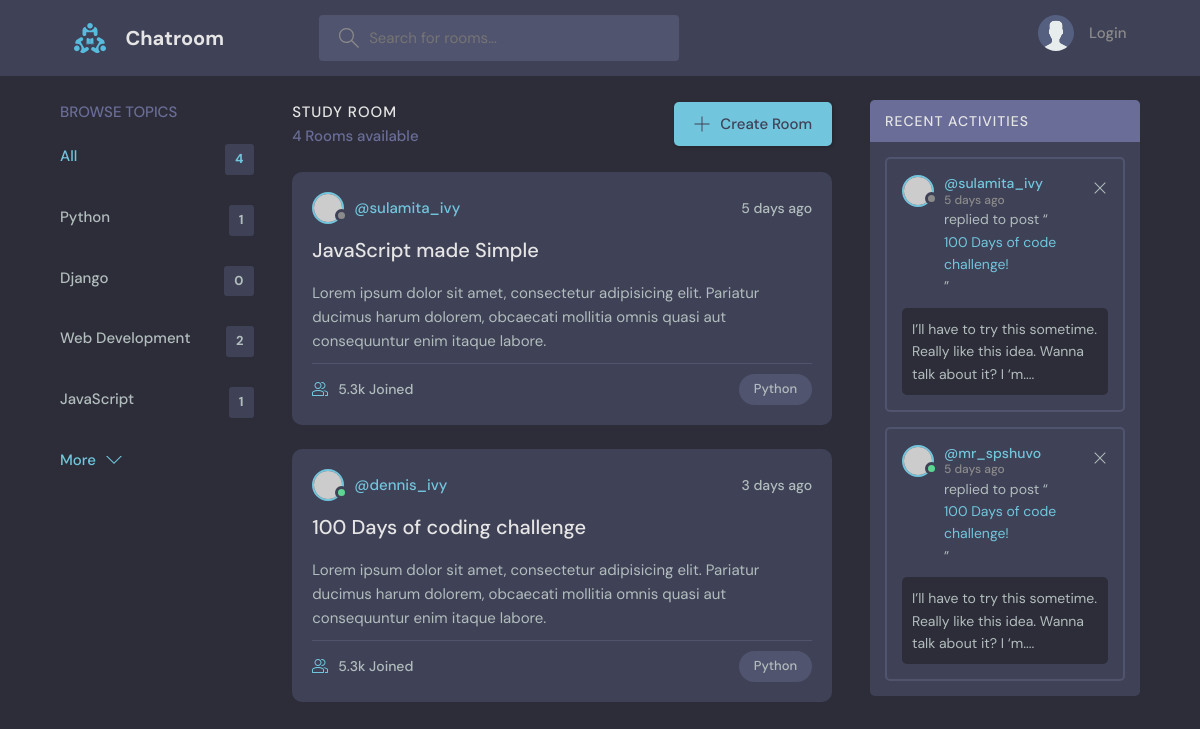
The page / on the database its author committed.
### base/models.py (models this page shows, shortened)
class Topic(models.Model):
    name = models.CharField(max_length=200)

### base/views.py (the view)
# urls.py: path('', views.home, name="home"),  # here keeping name="home" is a good practice
def home(request):
    q= request.GET.get('q') if request.GET.get('q') != None else ''
    rooms1 = Room.objects.filter(
        Q(topic__name__icontains=q) |
        Q(name__icontains=q) |
        Q(description__icontains=q)
        )
    topics = Topic.objects.all()
    room_count = rooms1.count()
    room_messages = Message.objects.filter(Q(room__topic__name__icontains=q))
    context = {'rooms': rooms1, 'topics': topics, 'room_count':room_count,
    'room_messages': room_messages}
    return render(request, 'base/home.html', context)

### base/templates/base/home.html (shortened to what this page needs)
{% extends 'main.html' %}
{% block content %}
    <main class="layout layout--3">
      <div class="container">
        {% include 'base/topics_component.html' %}
        <div class="roomList">
          <div class="roomList__header">
            <div>
              <h2>Study Room</h2>
              <p>{{room_count}} Rooms available</p>
            </div>
            <a class="btn btn--main" href="create-room.html">
              <svg version="1.1" xmlns="http://www.w3.org/2000/svg" width="32" height="32" viewBox="0 0 32 32">
                <title>add</title>
                <path
                  d="M16.943 0.943h-1.885v14.115h-14.115v1.885h14.115v14.115h1.885v-14.115h14.115v-1.885h-14.115v-14.115z"
                ></path>
              </svg>
              Create Room
            </a>
          </div>
          <div class="roomListRoom">
            <div class="roomListRoom__header">
              <a href="profile.html" class="roomListRoom__author">
                <div class="avatar avatar--small">
                  <img src="https://randomuser.me/api/portraits/women/11.jpg" />
                </div>
                <span>@sulamita_ivy</span>
              </a>
              <div class="roomListRoom__actions">
                <span>5 days ago</span>
              </div>
            </div>
            <div class="roomListRoom__content">
              <a href="room.html">JavaScript made Simple</a>
              <p>
                Lorem ipsum dolor sit amet, consectetur adipisicing elit. Pariatur ducimus harum dolorem, obcaecati
                mollitia omnis quasi aut consequuntur enim itaque labore.
              </p>
            </div>
            <div class="roomListRoom__meta">
              <a href="room.html" class="roomListRoom__joined">
                5.3k Joined
              </a>
              <p class="roomListRoom__topic">Python</p>
            </div>
          </div>
          <div class="roomListRoom">
            <div class="roomListRoom__header">
              <a href="profile.html" class="roomListRoom__author">
                <div class="avatar avatar--small active">
                  <img src="https://randomuser.me/api/portraits/men/11.jpg" />
                </div>
                <span>@dennis_ivy</span>
              </a>
              <div class="roomListRoom__actions">
                <span>3 days ago</span>
              </div>
            </div>
            <div class="roomListRoom__content">
              <a href="room.html">100 Days of coding challenge</a>
              <p>
                Lorem ipsum dolor sit amet, consectetur adipisicing elit. Pariatur ducimus harum dolorem, obcaecati
                mollitia omnis quasi aut consequuntur enim itaque labore.
              </p>
            </div>
            <div class="roomListRoom__meta">
              <a class="roomListRoom__joined">
                5.3k Joined
              </a>
              <p class="roomListRoom__topic">Python</p>
            </div>
          </div>
        </div>
        <div class="activities">
          <div class="activities__header">
            <h2>Recent Activities</h2>
          </div>
          <div class="activities__box">
            <div class="activities__boxHeader roomListRoom__header">
              <a href="profile.html" class="roomListRoom__author">
                <div class="avatar avatar--small">
                  <img src="https://randomuser.me/api/portraits/women/11.jpg" />
                </div>
                <p>
                  @sulamita_ivy
                  <span>5 days ago</span>
                </p>
              </a>
              <div class="roomListRoom__actions">
                <a href="#">
                  <svg version="1.1" xmlns="http://www.w3.org/2000/svg" width="32" height="32" viewBox="0 0 32 32">
                    <title>remove</title>
                    <path
                      d="M27.314 6.019l-1.333-1.333-9.98 9.981-9.981-9.981-1.333 1.333 9.981 9.981-9.981 9.98 1.333 1.333 9.981-9.98 9.98 9.98 1.333-1.333-9.98-9.98 9.98-9.981z"
                    ></path>
                  </svg>
                </a>
              </div>
            </div>
            <div class="activities__boxContent">
              <p>replied to post “<a href="room.html">100 Days of code challenge!</a>”</p>
              <div class="activities__boxRoomContent">
                I’ll have to try this sometime. Really like this idea. Wanna talk about it? I ‘m....
              </div>
            </div>
          </div>
          <div class="activities__box">
            <div class="activities__boxHeader roomListRoom__header">
              <a href="profile.html" class="roomListRoom__author">
                <div class="avatar avatar--small active">
                  <img src="https://randomuser.me/api/portraits/men/13.jpg" />
                </div>
                <p>
                  @mr_spshuvo
                  <span>5 days ago</span>
                </p>
              </a>
              <div class="roomListRoom__actions">
                <a href="#">
                  <svg version="1.1" xmlns="http://www.w3.org/2000/svg" width="32" height="32" viewBox="0 0 32 32">
                    <title>remove</title>
                    <path
                      d="M27.314 6.019l-1.333-1.333-9.98 9.981-9.981-9.981-1.333 1.333 9.981 9.981-9.981 9.98 1.333 1.333 9.981-9.98 9.98 9.98 1.333-1.333-9.98-9.98 9.98-9.981z"
                    ></path>
                  </svg>
                </a>
              </div>
            </div>
            <div class="activities__boxContent">
              <p>replied to post “<a href="room.html">100 Days of code challenge!</a>”</p>
              <div class="activities__boxRoomContent">
                I’ll have to try this sometime. Really like this idea. Wanna talk about it? I ‘m....
              </div>
            </div>
          </div>
        </div>
      </div>
    </main>
{% endblock %}

### base/templates/base/topics_component.html
<div class="topics">
    <div class="topics__header">
      <h2>Browse Topics</h2>
    </div>
    <ul class="topics__list">
      <li>
        <a href="{% url 'home' %}" class="active">All <span>{{topics.count}}</span></a>
      </li>
      {% for topic in topics %}
      <li>
        <a href="{% url 'home' %}?q={{topic.name}}">{{topic.name}} <span>{{topic.room_set.all.count}}</span></a>
      </li>
      {% endfor %}
    </ul>
    <a class="btn btn--link" href="topics.html">
      More
      <svg version="1.1" xmlns="http://www.w3.org/2000/svg" width="32" height="32" viewBox="0 0 32 32">
        <title>chevron-down</title>
        <path d="M16 21l-13-13h-3l16 16 16-16h-3l-13 13z"></path>
      </svg>
    </a>
  </div>

### rows shown on the page
Topic: name "Python", room_set.all.count "1"
Topic: name "Django", room_set.all.count "0"
Topic: name "Web Development", room_set.all.count "2"
Topic: name "JavaScript", room_set.all.count "1"

### other values the page prints
{{ topics.count }} "4"
{{ room_count }} "4"
